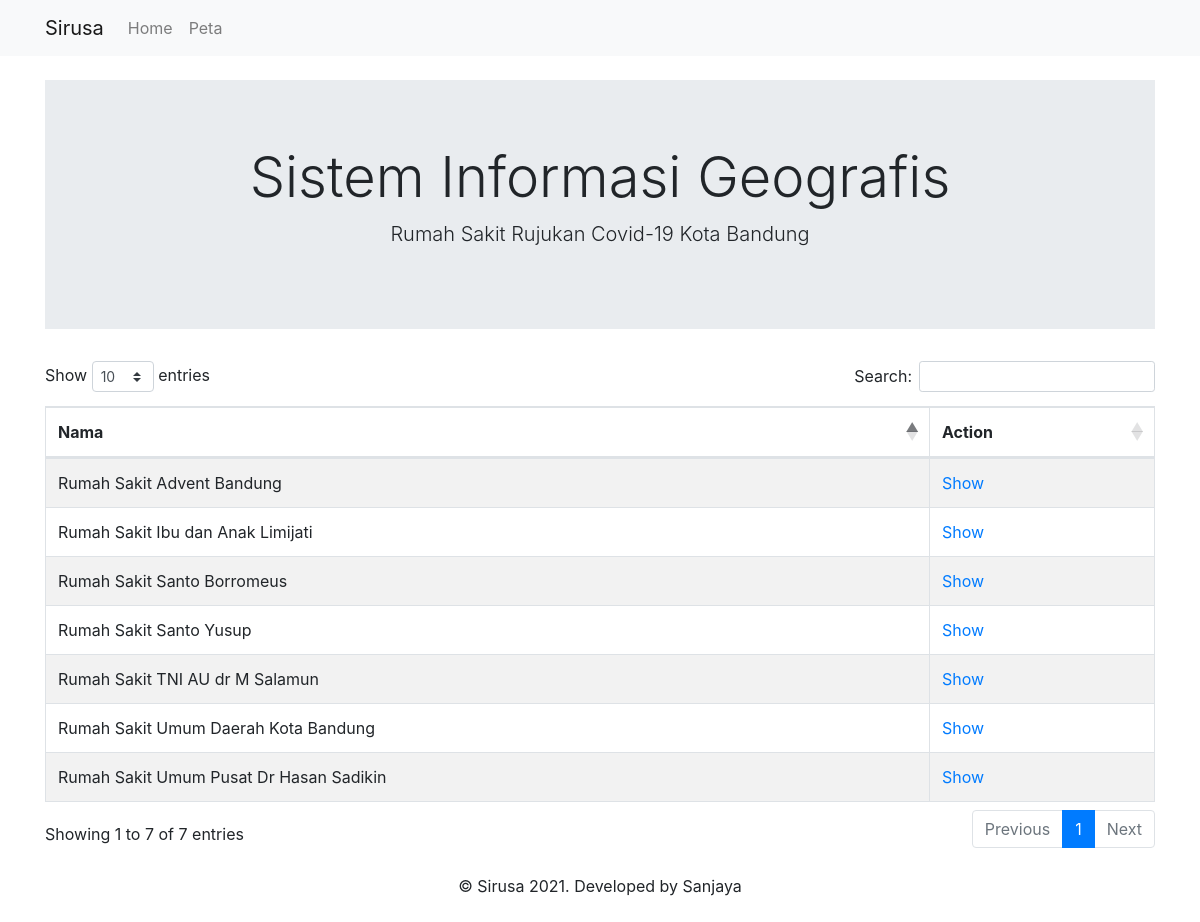
The page / on the database its author committed.
### tables this page shows
CREATE TABLE `peta` (
  `id` int(11) NOT NULL,
  `nama` varchar(255) NOT NULL,
  `lat` double(10,6) NOT NULL,
  `long` double(10,6) NOT NULL,
  `alamat` text NOT NULL,
  `image` text NOT NULL DEFAULT 'default.jpg',
  `telepon` varchar(255) NOT NULL,
  `slug` varchar(255) NOT NULL
);

### application/controllers/Home.php (called while the page is built, shortened)
<?php
class Home extends CI_Controller
{
    function __construct()
    {
        $this->load->model('Peta_model');
    }
    public function index()
    {
        $data = $this->Peta_model->getAll();
        $this->load->view('home', ['data' => $data]);
    }
}

### index.php (called while the page is built, shortened)
<?php
require_once BASEPATH.'core/CodeIgniter.php';

### application/models/Peta_model.php (called while the page is built, shortened)
<?php
class Peta_model extends CI_Model
{
    protected $table = "peta";
    public function getAll()
    {
        return $this->db->get($this->table)->result();
    }
}

### application/views/home.php (the view, shortened to what this page needs)
<!DOCTYPE html>
<html lang="en">
<head>
    <link href="https://cdn.datatables.net/1.10.23/css/dataTables.bootstrap4.min.css" rel="stylesheet">
</head>
<body>
    <div class="container">
        <div class="jumbotron jumbotron-fluid pt-8 pb-8 mt-4 text-center">
            <div class="container">
                <h1 class="display-4">Sistem Informasi Geografis</h1>
                <p class="lead">Rumah Sakit Rujukan Covid-19 Kota Bandung</p>
            </div>
        </div>
        <div class="table">
            <table id="example" class="table table-striped table-bordered" style="width:100%">
                <thead>
                    <tr>
                        <th>Nama</th>
                        <th>Action</th>
                    </tr>
                </thead>
                <tbody>
                    <?php foreach ($data as $value) : ?>
                    <tr>
                        <td><?= $value->nama ?></td>
                        <td><a href="<?= base_url('home/view/'.$value->slug) ?>">Show</a></td>
                    </tr>
                    <?php endforeach; ?>
                </tbody>
            </table>
        </div>
    </div>
</body>
</html>

### rows shown on the page
peta: nama "Rumah Sakit Umum Pusat Dr Hasan Sadikin"
peta: nama "Rumah Sakit Ibu dan Anak Limijati"
peta: nama "Rumah Sakit Umum Daerah Kota Bandung"
peta: nama "Rumah Sakit Santo Yusup"
peta: nama "Rumah Sakit TNI AU dr M Salamun"
peta: nama "Rumah Sakit Advent Bandung"
peta: nama "Rumah Sakit Santo Borromeus"
